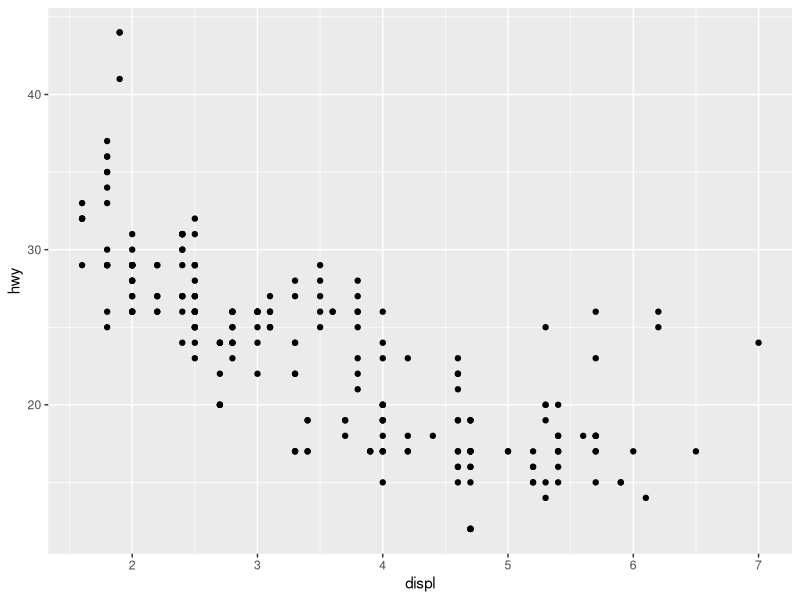
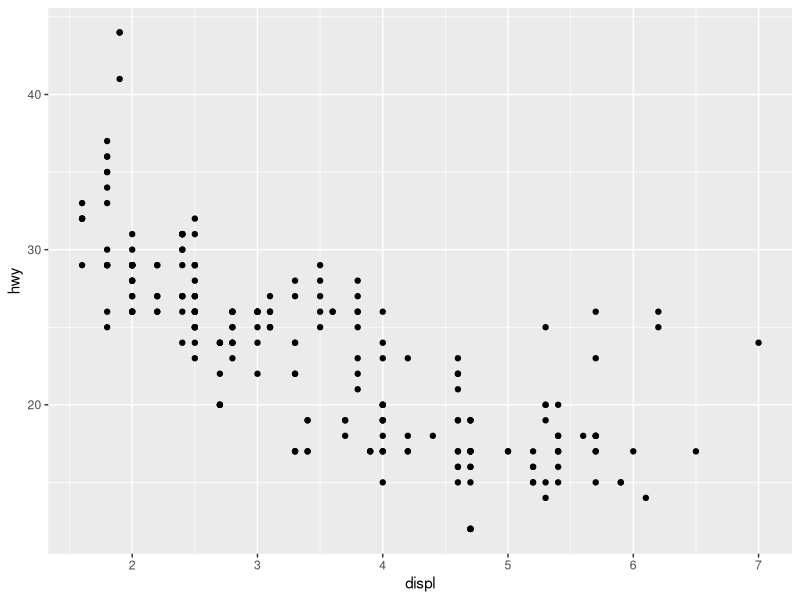
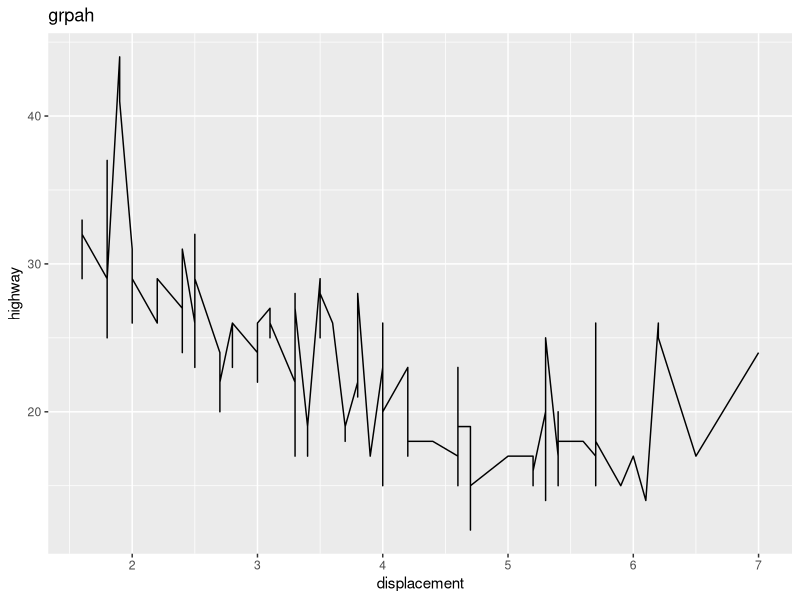
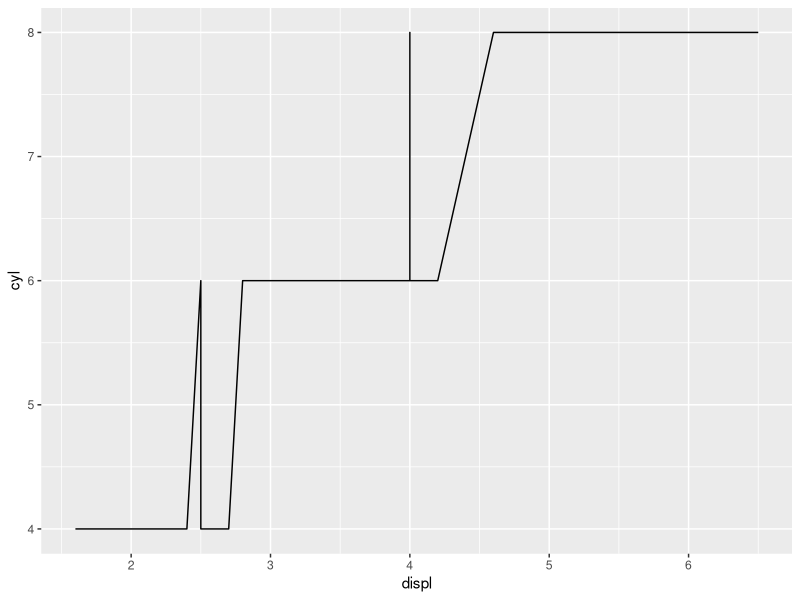

These figures' R source, in order: (Note: this script raises an error after producing the figures.)
mtcars
install.packages('tidyverse')
library(tidyverse)
library(magrittr)
library(ggplot2)
library(dplyr)
library(MASS)

colnames(mtcars)

ggplot(data = mpg) +geom_point(mapping = aes(x = displ, y = hwy))

g=mpg%>%ggplot(aes(x = displ, y = hwy))
g+geom_point()

gg=g+geom_line()+labs(x="displacement",y="highway",title='grpah')
gg

s1=mpg %>% filter(year %in% 1999)
s1
g = s1 %>% ggplot(aes(x = displ, y = cyl, group = year))
g + geom_line()

s1=mpg %>% filter(year %in% 1999)
g=s1 %>% ggplot(aes(x = disp, y = hwy, group = year))
g+geom_line()


qplot(x = displ, y = hwy, data = mpg, geom = "point")


qplot(mpg,wt,data=mtcars, color = factor(cyl),geom=c("point","smooth"))

qplot(mpg, wt, data = mtcars, size = mpg)

qplot(mpg, wt, data = mtcars, shape = factor(cyl))
